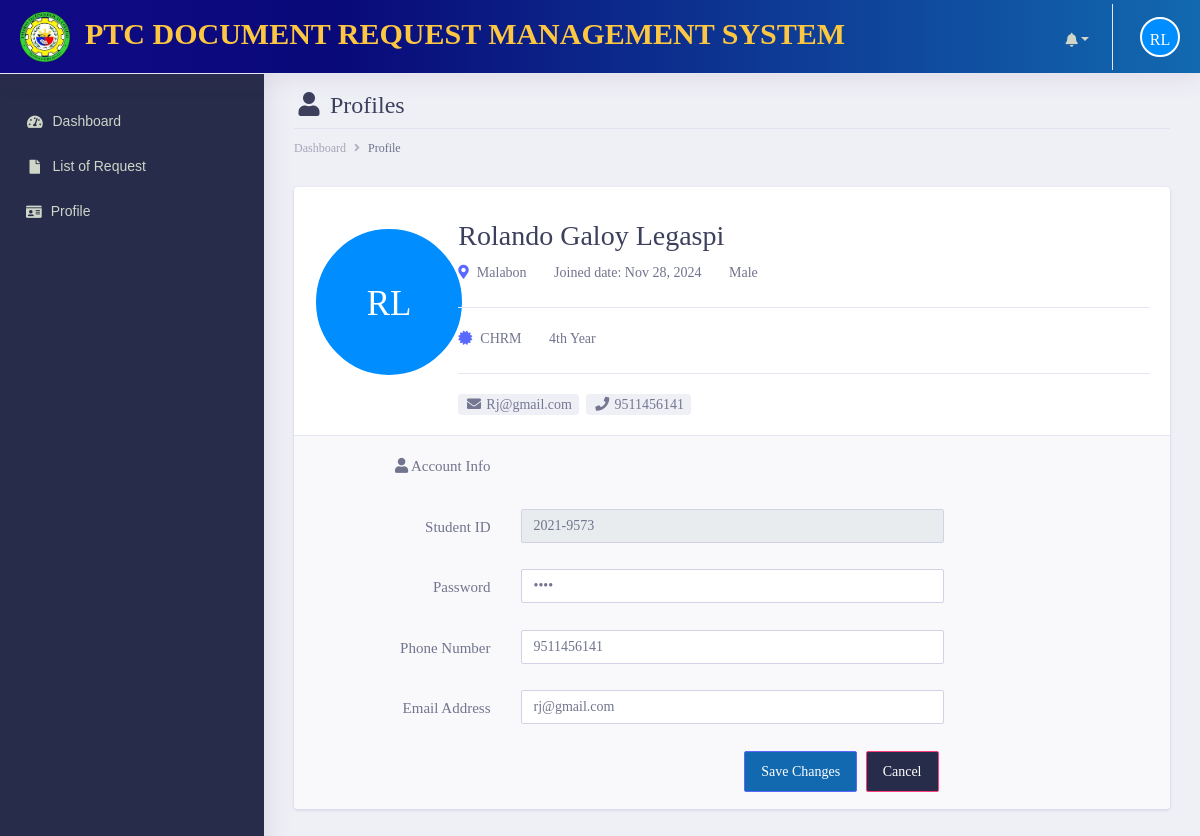
The page /student/profile.php (signed in) on the database its author committed.
### tables this page shows
CREATE TABLE `tbl_student` (
  `student_id` int(11) NOT NULL,
  `studentID_no` text NOT NULL,
  `first_name` varchar(255) NOT NULL,
  `middle_name` varchar(255) NOT NULL,
  `last_name` varchar(255) NOT NULL,
  `course` varchar(255) NOT NULL,
  `year_level` varchar(255) NOT NULL,
  `date_ofbirth` varchar(255) NOT NULL,
  `gender` varchar(255) NOT NULL,
  `complete_address` varchar(255) NOT NULL,
  `email_address` varchar(255) NOT NULL,
  `mobile_number` varchar(255) NOT NULL,
  `username` varchar(255) NOT NULL,
  `password` varchar(255) DEFAULT NULL,
  `account_status` enum('Active','Inactive') DEFAULT 'Active',
  `date_created` date NOT NULL DEFAULT current_timestamp()
);

### init/model/class_model.php (called while the page is built, shortened)
<?php
class class_model {
	public $host = db_host;
	public $user = db_user;
	public $pass = db_pass;
	public $dbname = db_name;
	public $conn;
	private function connect() {
		$this->conn = new mysqli($this->host, $this->user, $this->pass, $this->dbname);
	}
	public function student_account($student_id) {
		$stmt = $this->conn->prepare("SELECT * FROM `tbl_student` WHERE `student_id` = ?") or die($this->conn->error);
		$stmt->bind_param("i", $student_id);
		if ($stmt->execute()) {
			$result = $stmt->get_result();
			$fetch = $result->fetch_array();
			return array(
				'first_name' => $fetch['first_name'],
				'last_name' => $fetch['last_name'],
				'email_address' => $fetch['email_address'],
			);
		}
	}
	public function student_profile($student_id) {
		$stmt = $this->conn->prepare("SELECT * FROM `tbl_student` WHERE `student_id` = ?") or die($this->conn->error);
		$stmt->bind_param("i", $student_id);
		if ($stmt->execute()) {
			$result = $stmt->get_result();
			$fetch = $result->fetch_array();
			return array(
				'student_id' => $fetch['student_id'],
				'studentID_no' => $fetch['studentID_no'],
				'first_name' => $fetch['first_name'],
				'middle_name' => $fetch['middle_name'],
				'last_name' => $fetch['last_name'],
				'course' => $fetch['course'],
				'gender' => $fetch['gender'],
				'year_level' => $fetch['year_level'],
				'email_address' => $fetch['email_address'],
				'complete_address' => $fetch['complete_address'],
				'mobile_number' => $fetch['mobile_number'],
				'username' => $fetch['username'],
				'password' => $fetch['password'],
				'date_created' => $fetch['date_created']
			);
		}
	}
}
?>

### student/profile.php (the view, shortened to what this page needs)
<?php include('main_header/header.php'); ?>
<?php include('left_sidebar/sidebar.php'); ?>
<div class="dashboard-wrapper">
    <div class="container-fluid dashboard-content">
        <div class="row">
            <div class="col-xl-12 col-lg-12 col-md-12 col-sm-12 col-12">
                <div class="page-header">
                    <h2 class="pageheader-title"><i class="fa fa-fw fa-user"></i> Profiles </h2>
                    <div class="page-breadcrumb">
                        <nav aria-label="breadcrumb">
                            <ol class="breadcrumb">
                                <li class="breadcrumb-item"><a href="#" class="breadcrumb-link">Dashboard</a></li>
                                <li class="breadcrumb-item active" aria-current="page">Profile</li>
                            </ol>
                        </nav>
                    </div>
                </div>
            </div>
        </div>
        <?php
        $student_id = $_SESSION['student_id'];
        $conn = new class_model();
        $user = $conn->student_profile($student_id);
        ?>
        <div class="row">
            <div class="col-xl-12 col-lg-12 col-md-12 col-sm-12 col-12">
                <div class="card influencer-profile-data">
                    <div class="card-body">
                        <div class="row">
                            <div class="col-xl-2 col-lg-4 col-md-4 col-sm-4 col-12">
                                <div class="text-center">
                                    <div id="profileImage_2"></div>
                                </div>
                            </div>
                            <div class="col-xl-10 col-lg-8 col-md-8 col-sm-8 col-12">
                                <div class="user-avatar-info">
                                    <div class="m-b-20">
                                        <div class="user-avatar-name">
                                            <h2 class="mb-1">
                                                <span id="firstName"><?= ucfirst($user['first_name']) . ' </span>' . ucfirst($user['middle_name']) . '<span id="lastName"> ' . ucfirst($user['last_name']); ?></span>
                                            </h2>
                                        </div><br>
                                    </div>
                                    <div class="user-avatar-address">
                                        <p class="border-bottom pb-3">
                                            <span class="d-xl-inline-block d-block mb-2"><i class="fa fa-map-marker-alt mr-2 text-primary "></i><?= ucfirst($user['complete_address']); ?></span>
                                            <span class="mb-2 ml-xl-4 d-xl-inline-block d-block">Joined date: <?= date("M d, Y", strtotime($user['date_created'])); ?> </span>
                                            <span class="mb-2 d-xl-inline-block d-block ml-xl-4"><?= ucfirst($user['gender']); ?></span>
                                        </p>
                                        <p class="border-bottom pb-3">
                                            <span class="d-xl-inline-block d-block mb-2"><i class="fa fa-certificate mr-2 text-primary "></i><?= ucfirst($user['course']); ?></span>
                                            <span class="mb-2 ml-xl-4 d-xl-inline-block d-block"><?= ucfirst($user['year_level']); ?> </span>
                                        </p>
                                        <div class="mt-3">
                                            <a href="#" class="badge badge-light mr-1"><i class="fa fa-fw fa-envelope"></i> <?= ucfirst($user['email_address']); ?></a>
                                            <a href="#" class="badge badge-light mr-1"><i class="fa fa-fw fa-phone"></i> <?= ucfirst($user['mobile_number']); ?></a>
                                        </div>
                                    </div>
                                </div>
                            </div>
                        </div>
                    </div>
                    <div class="border-top user-social-box">
                        <form id="validationform" data-parsley-validate="" novalidate="" method="POST">
                            <div class="form-group row">
                                <label class="col-12 col-sm-3 col-form-label text-sm-right"><i class="fa fa-user"></i> Account Info</label>
                            </div>
                            <div class="form-group row">
                                <label class="col-12 col-sm-3 col-form-label text-sm-right">Student ID</label>
                                <div class="col-12 col-sm-8 col-lg-6">
                                    <input data-parsley-type="alphanum" type="text" name="username" value="<?= $user['username']; ?>" required="" placeholder="" class="form-control" readonly>
                                </div>
                            </div>
                            <div class="form-group row">
                                <label class="col-12 col-sm-3 col-form-label text-sm-right">Password</label>
                                <div class="col-12 col-sm-8 col-lg-6">
                                    <input data-parsley-type="alphanum" type="password" name="password" value="<?= $user['password']; ?>" required="" placeholder="" class="form-control">
                                </div>
                            </div>
                            <div class="form-group row">
                                <label class="col-12 col-sm-3 col-form-label text-sm-right">Phone Number</label>
                                <div class="col-12 col-sm-8 col-lg-6">
                                    <input data-parsley-type="alphanum" type="text" name="mobile_number" value="<?= $user['mobile_number']; ?>" required="" placeholder="" class="form-control">
                                </div>
                            </div>
                            <div class="form-group row">
                                <label class="col-12 col-sm-3 col-form-label text-sm-right">Email Address</label>
                                <div class="col-12 col-sm-8 col-lg-6">
                                    <input data-parsley-type="alphanum" type="email" name="email_address" value="<?= $user['email_address']; ?>" required="" placeholder="" class="form-control">
                                </div>
                            </div>
                            <div class="form-group row text-right">
                                <div class="col col-sm-10 col-lg-9 offset-sm-1 offset-lg-0">
                                    <button type="button" class="btn btn-space btn-primary" id="btn-change" style="background-color:#1269AF">Save Changes</button>
                                    <button class="btn btn-space btn-secondary" style="background-color:#272C4A">Cancel</button>
                                </div>
                            </div>
                        </form>
                    </div>
                </div>
            </div>
        </div>
    </div>
</div>
</body>
</html>

### student/main_header/header.php (style rules this page uses)
* { box-sizing: border-box; }
#profileImage_2 { width: 150px; height: 150px; border-radius: 50%; border-color: white !important; border-style: solid; border-width: 2px; background: #008dff; font-size: 35px; color: #fff; text-align: center; line-height: 150px; margin: 20px 0; }

### rows shown on the page
tbl_student: first_name "Rolando", middle_name "Galoy", last_name "Legaspi", complete_address "Malabon", date_created "Nov 28, 2024", gender "Male", course "CHRM", year_level "4th Year", email_address "Rj@gmail.com", mobile_number "9511456141", username "2021-9573", email_address "rj@gmail.com"
